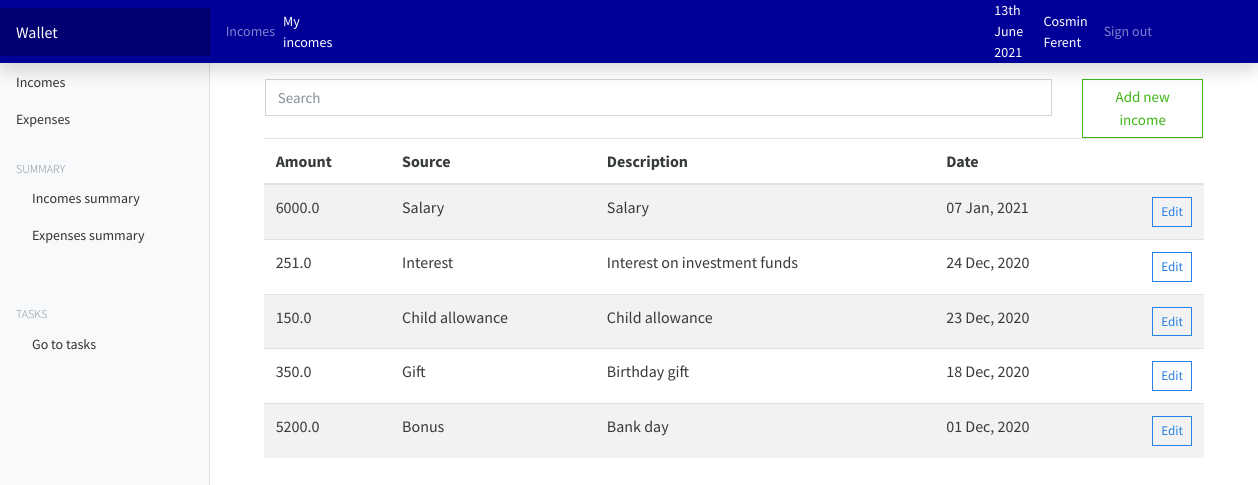
The app's page /wallet/incomes/ (signed in) with its own data.
### wallet/models.py (models this page shows, shortened)
class Income(models.Model):
    owner = models.ForeignKey(to=User, on_delete=models.CASCADE)
    source = models.CharField(max_length=250)
    description = models.TextField()
    amount = models.FloatField()
    date = models.DateField(default=now)
    class Meta:
        ordering: ['-date']

### wallet/views.py (the view)
# urls.py: path('incomes/', views.my_incomes, name='incomes'),
@login_required(login_url='/authentication/login/')
def my_incomes(request):
    incomes = Income.objects.filter(owner=request.user).order_by('-date')
    paginator = Paginator(incomes, 10)
    page_number = request.GET.get('page')
    page_object = Paginator.get_page(paginator, page_number)
    context = {
        'incomes': incomes,
        'page_object': page_object,
    }
    return render(request, 'wallet/incomes.html', context)

### wallet/templates/wallet/incomes.html (shortened to what this page needs)
{% extends 'wallet/base.html' %}
{% load static %}
        {% block topmenu %}
            <li class="nav-item text-nowrap mr-2"><a class="nav-link" href="{% url 'incomes' %}">Incomes</a></li>
            <li class="breadcrumb-item active" style="color: white; padding-right: 7px;" aria-current="page">My incomes</li>
        {% endblock %}
        {% block content %}
            <div class="container mt-3">
                <div class="row">
                    <div class="col-md-10">
                        <div class="form-group ml-3">
                            <input type="text" class="form-control" id="searchField" placeholder="Search">
                        </div>
                    </div>
                    <div class="col-md-2">
                        <a href="{% url 'add-income' %}" class="btn btn-outline-success  float-right mr-3">Add new income</a>
                    </div>
                </div>
                <div class="container">
                    {% if incomes.count %}
                        <div class="app-table">
                            <table class="table table-striped table-hover">
                                <thead>
                                    <tr>
                                        <th>Amount</th>
                                        <th>Source</th>
                                        <th>Description</th>
                                        <th>Date</th>
                                        <th></th>
                                    </tr>
                                </thead>
                                <tbody>
                                    {% for income in page_object %}
                                        <tr>
                                            <td>{{ income.amount }}</td>
                                            <td>{{ income.source }}</td>
                                            <td>{{ income.description }}</td>
                                            <td>{{ income.date | date:'d M, Y' }}</td>
                                            <td><a href="{% url 'edit-income' income.id %}" class="btn btn-outline-primary btn-sm float-right mr-auto">Edit</a></td>
                                        </tr>
                                    {% endfor %}
                                </tbody>
                            </table>
                        </div>
                    {% endif %}
                </div>
            </div>
        {% endblock %}

### wallet/templates/wallet/base.html (shortened to what this page needs)
{% load static %}
<html lang="en">
    <head>
        <link href="{% static 'wallet/css/bootstrap.min.css' %}" rel="stylesheet">
        <link href="{% static 'wallet/css/main.css' %}" rel="stylesheet">
        <link href="{% static 'wallet/css/dashboard.css' %}" rel="stylesheet">
    </head>
    <body>
        <nav class="navbar navbar-dark sticky-top flex-md-nowrap p-0 shadow" style="background-color: #000099;">
            <a class="navbar-brand col-md-3 col-lg-2 mr-0 px-3" href="{% url 'wallet-home' %}">Wallet</a>
            <ul class="navbar-nav px-3" style="display: flex; flex-direction: row; align-items: center;">
                {% block topmenu %}
                {% endblock %}
                <li style="color: white; padding-right: 20px">{% now "jS F Y" %}</li>
                <li class="" style="color: white;">{{ request.user.get_full_name }}</li>
                <li class="nav-item text-nowrap">
                    <a class="nav-link ml-3" href="{% url 'logout' %}">Sign out</a>
                </li>
            </ul>
        </nav>
        <div class="container-fluid">
            <div class="row">
                {% include 'wallet/partials/_sidebar.html' %}
                <main role="main" class="col-md-9 ml-sm-auto col-lg-10 px-md-4">
                    {% block content %}
                    {% endblock %}
                </main>
            </div>
        </div>
    </body>
</html>

### walletwebsite/static/wallet/css/dashboard.css (style rules this page uses)
body { font-size: .875rem; }
.navbar-brand { padding-top: .75rem; padding-bottom: .75rem; font-size: 1rem; background-color: rgba(0, 0, 0, .25); box-shadow: inset -1px 0 0 rgba(0, 0, 0, .25); }

### records on screen
Income: amount "6000.0", source "Salary", description "Salary", date "07 Jan, 2021"
Income: amount "251.0", source "Interest", description "Interest on investment funds", date "24 Dec, 2020"
Income: amount "150.0", source "Child allowance", description "Child allowance", date "23 Dec, 2020"
Income: amount "350.0", source "Gift", description "Birthday gift", date "18 Dec, 2020"
Income: amount "5200.0", source "Bonus", description "Bank day", date "01 Dec, 2020"

### other values on screen
{{ request.user.get_full_name }} "Cosmin Ferent"
